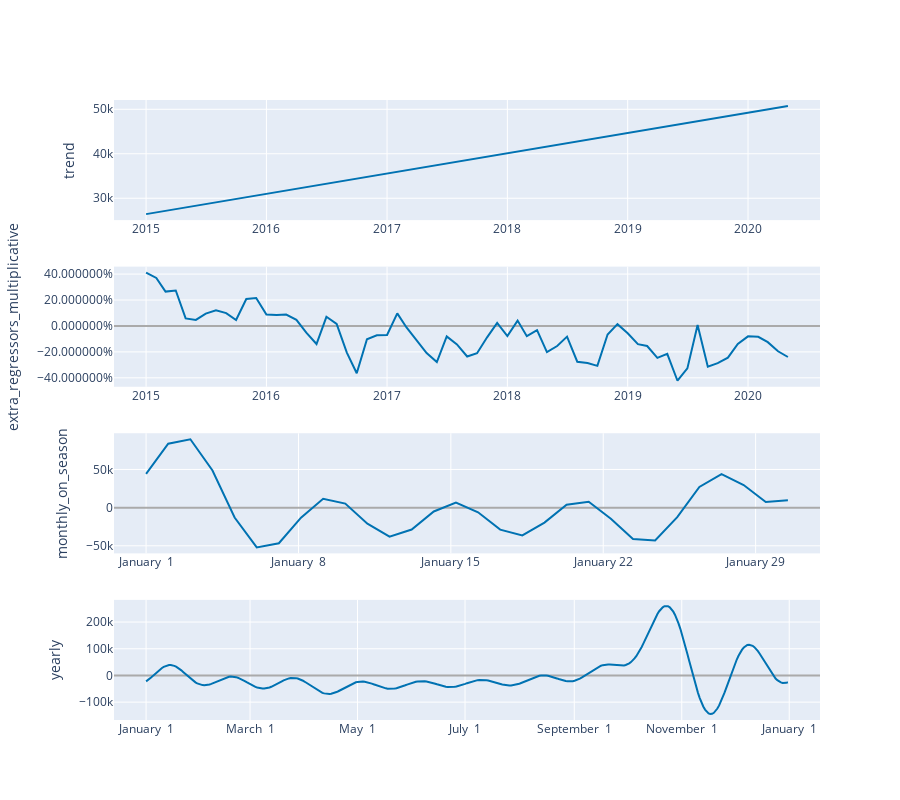

Here is the notebook cell this chart was saved with:
### Code cell
plot_components_plotly(model, forecast)
